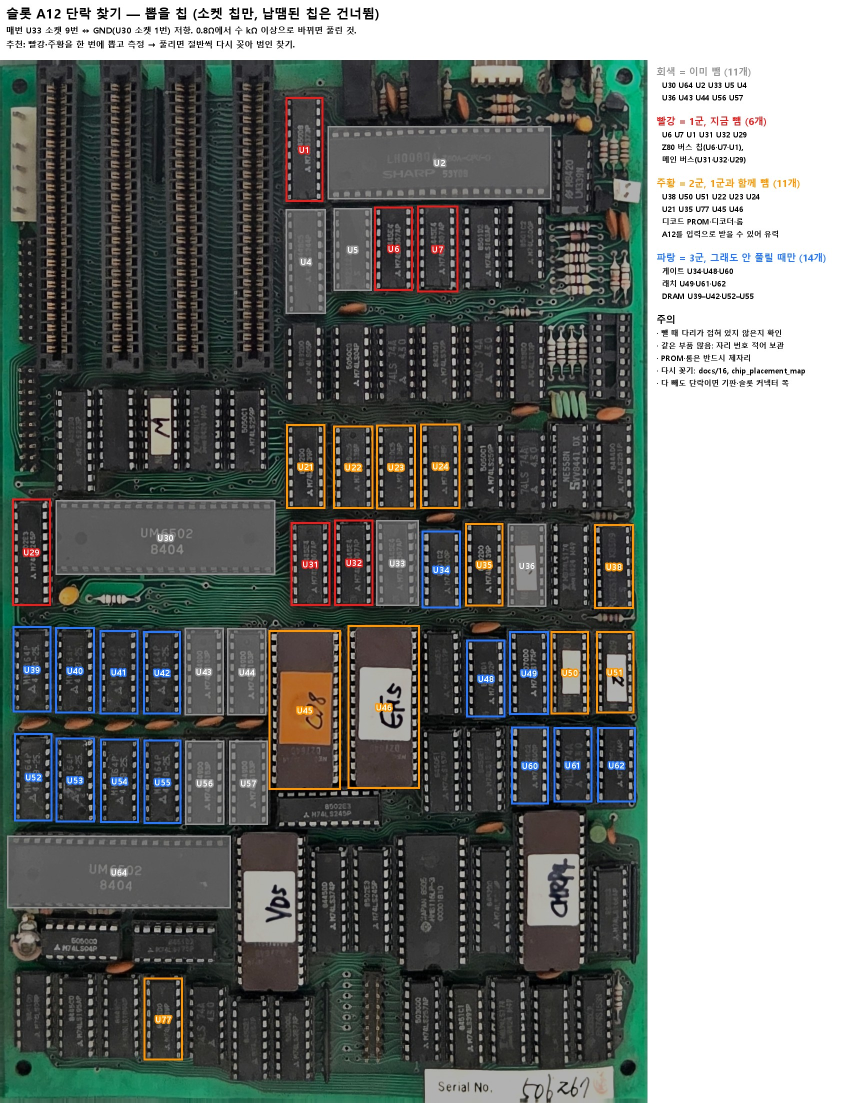
#> input picture analysis/a12_pull_plan.jpg, 1725 x 2205 px, given in place of 202813_front-flat_layout-ref.jpg, which was not available (shown at 1/2 size)
$ python check_bom_boxes.py ../analysis/a12_pull_plan.jpg
#> lines starting #> are read from the running program, lines starting #| are printed output that depends on the picture; after the words box and inside, x2 and y2 are one past the last pixel; in counts of white or black regions, pixels touching at a corner belong together
#> in main, img is the input picture: shape (2205, 1725, 3); mean B, G, R 117.5, 120.6, 116.7
# -*- coding: utf-8 -*-
"""Check data/bom.csv chip boxes against the pin pads in the front layout photo.

    python tools/check_bom_boxes.py            report
    python tools/check_bom_boxes.py --fix      also rewrite boxes that are off
    python tools/check_bom_boxes.py --draw OUT draw found pads and new boxes

Photo: photos/overview/front/202813_front-flat_layout-ref.jpg, BOM grid = x/2.09, y/2.11.
A DIP is found as two straight rows of pads, n/2 pads each, 0.1" pitch (~33.8 px),
0.3" or 0.6" apart (~99 / ~198 px), nearest the BOM box. The box written back is
the pad extent plus a margin. Chips where that fails are listed for an eye check.
"""
import csv
import os
import sys

import cv2
import numpy as np

ROOT = os.path.join(os.path.dirname(os.path.abspath(__file__)), '..')
SX, SY = 2.09, 2.11
PITCH = 33.8
MARGIN = 8
WIDE = ('2764', 'HM6116', 'UM6502', 'Z80')         # 0.6" packages
PINS = {
    '2764': 28, 'HM6116': 24, 'UM6502': 40, 'Z80': 40, 'MN4164': 16, '82S129': 16, '82S123': 16,
    'LM339': 14, 'NE558': 16,
    '00': 14, '02': 14, '04': 14, '05': 14, '08': 14, '10': 14, '32': 14, '74': 14, '393': 14,
    '109': 16, '138': 16, '139': 16, '153': 16, '157': 16, '163': 16, '166': 16, '174': 16, '175': 16,
    '195': 16, '251': 16, '257': 16, '259': 16, '367': 16,
    '244': 20, '245': 20, '273': 20, '323': 20, '373': 20, '374': 20,
}


# [7 lines left out: function pin_count, not called in this run]


def find_pads(img, vmin=165, smax=90):
#> called with vmin = 165, smax = 90
    hsv = cv2.cvtColor(img, cv2.COLOR_BGR2HSV)
#> hsv: shape (2205, 1725, 3); mean H, S, V 39.4, 38.3, 125
    v, s = hsv[..., 2].astype(int), hsv[..., 1].astype(int)
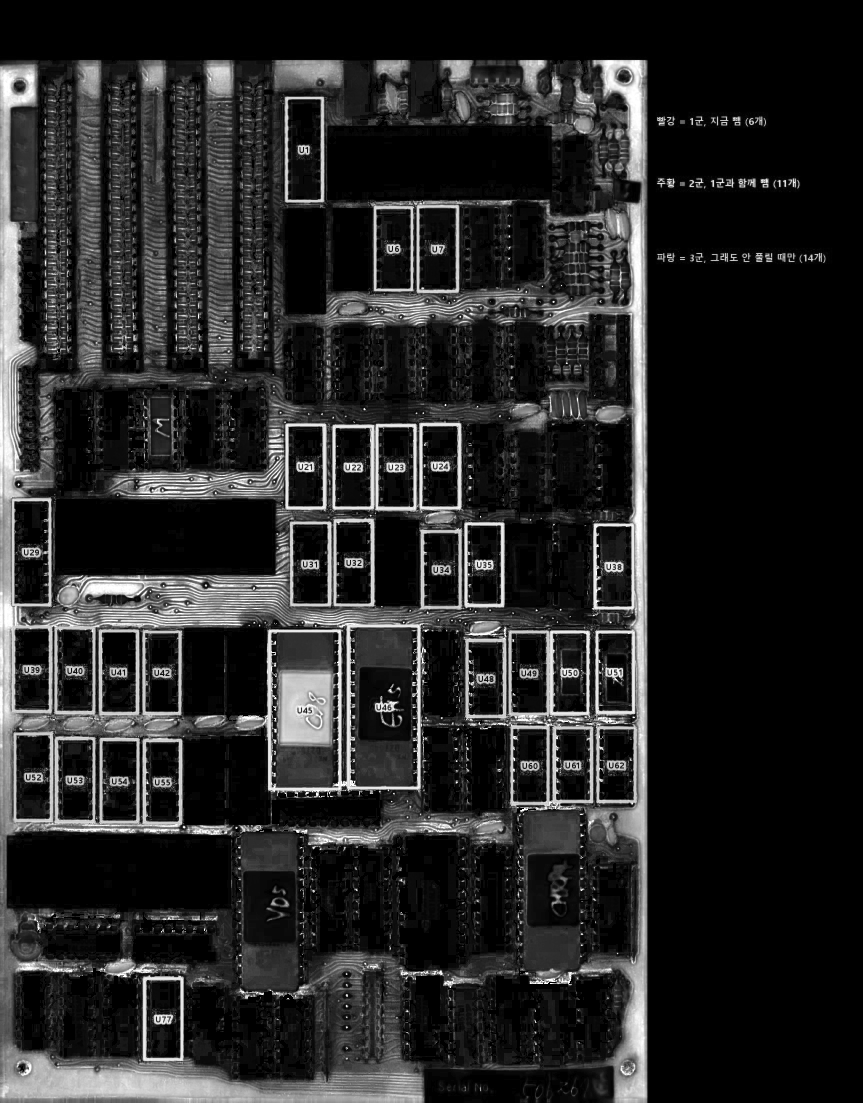
#> s: shape (2205, 1725) int64 (shown at 1/2 size); min 0, max 255, mean 38.3
    mask = ((v > vmin) & (s < smax)).astype(np.uint8)
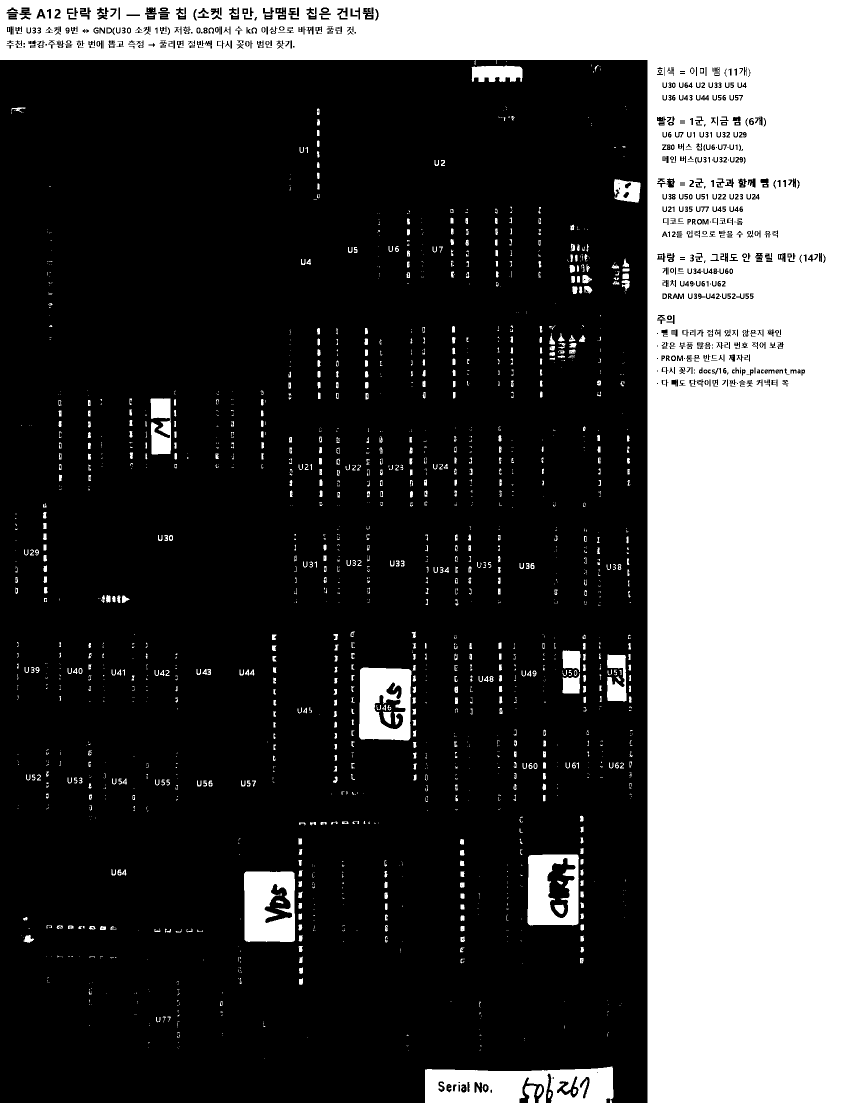
#> mask: shape (2205, 1725) (shown at 1/2 size); values 0 (black) and 1 (white), 31% white; 2033 white regions (1336 under 20 px), largest, box (x1, y1, x2, y2) and area: (0, 0, 1725, 2205) 1069809, (850, 2133, 1227, 2205) 20560, (488, 1743, 590, 1884) 11902
    n, lab, st, cen = cv2.connectedComponentsWithStats(mask, 8)
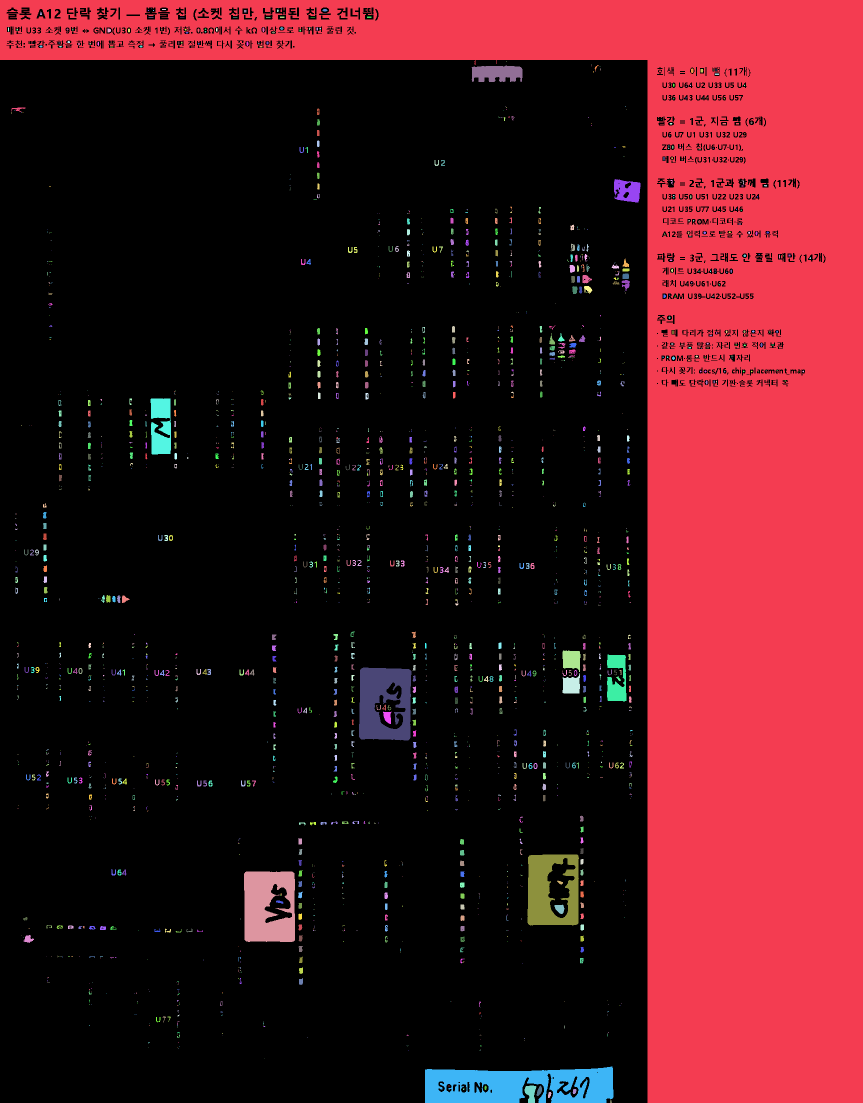
#> lab: shape (2205, 1725) int32 (shown at 1/2 size); 2034 distinct labels, from 0 to 2033; one colour per label, 0 black
#> n = 2034; st = 2034 rows, first 6: [0, 15, 1651, 2190, 2624821], [0, 0, 1725, 2205, 1069809], [302, 17, 1, 1, 1], [557, 17, 1, 1, 1], [324, 18, 8, 2, 16], [554, 19, 4, 5, 16]; cen = 2034 pairs, first value 16.5 to 1620.2, second value 17 to 2201.9
    keep = []
    for i in range(1, n):
        x, y, w, h, a = st[i]
        if 20 <= a <= 600 and 4 <= w <= 34 and 4 <= h <= 34:
            keep.append((cen[i][0], cen[i][1], x, y, w, h))
#> this loop made 2033 passes
#> after the loop, keep = 672 items, first 6: (649.5, 20.05, 645, 18, 10, 5), (490, 22, 488, 20, 5, 5), (526.4, 59, 525, 55, 4, 9), (563, 56.5, 560, 54, 7, 6), (217.6, 60.5, 215, 57, 7, 8), (257.5, 60.5, 256, 57, 4, 8)
    return np.array(keep, float)


# [106 lines left out: functions best_run, measure_grid, measure, not called in this run]


def main():
    fix = '--fix' in sys.argv
    draw = sys.argv[sys.argv.index('--draw') + 1] if '--draw' in sys.argv else None
    img = cv2.imread(os.path.join(ROOT, 'photos/overview/front/202813_front-flat_layout-ref.jpg'))
    P = find_pads(img)
#> P = 672 rows, first 6: [649.5, 20.05, 645, 18, 10, 5], [490, 22, 488, 20, 5, 5], [526.4, 59, 525, 55, 4, 9], [563, 56.5, 560, 54, 7, 6], [217.6, 60.5, 215, 57, 7, 8], [257.5, 60.5, 256, 57, 4, 8]
    P2 = find_pads(img, 135, 120)          # looser, for pads in shadow or dull sockets
#> call 2 of find_pads, with vmin = 135, smax = 120
#> in find_pads (call 2), `mask = ((v > vmin) & (s < smax)).astype(np.uint8)`: mask: shape (2205, 1725); values 0 (black) and 1 (white), 34.1% white; 2815 white regions (1144 under 20 px), largest, box (x1, y1, x2, y2) and area: (0, 0, 1725, 2205) 1075907, (849, 2132, 1230, 2205) 21636, (488, 1742, 591, 1885) 12537
#> in find_pads (call 2), `n, lab, st, cen = cv2.connectedComponentsWithStats(mask, 8)`:
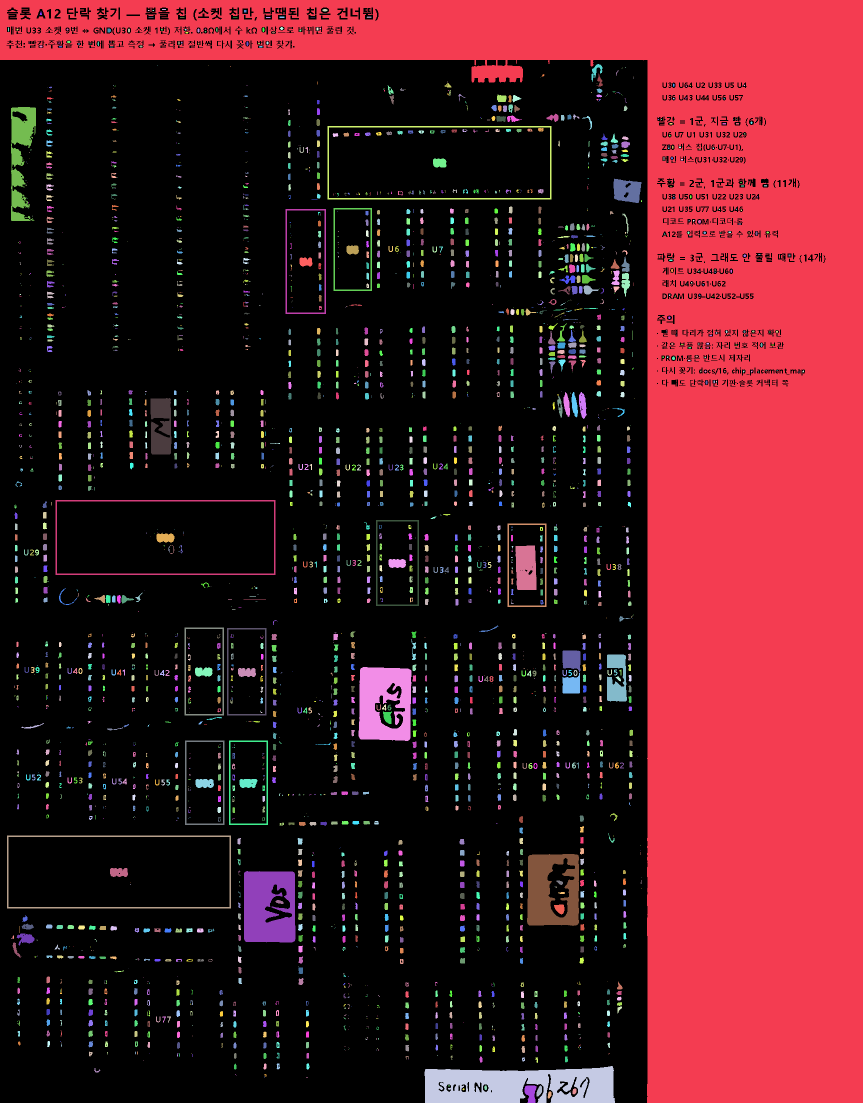
#> lab: shape (2205, 1725) int32 (shown at 1/2 size); 2816 distinct labels, from 0 to 2815; one colour per label, 0 black
#> in find_pads (call 2), `n, lab, st, cen = cv2.connectedComponentsWithStats(mask, 8)`: n = 2816; st = 2816 rows, first 6: [0, 15, 1651, 2190, 2507543], [0, 0, 1725, 2205, 1075907], [324, 18, 8, 2, 16], [645, 18, 10, 5, 42], [296, 20, 3, 2, 6], [305, 20, 3, 2, 6]; cen = 2816 pairs, first value 16.5 to 1606, second value 18.5 to 2189.2
#> the loop in find_pads (call 2), `for i in range(1, n):` made 2815 passes
    tol = 2
    path = os.path.join(ROOT, 'data/bom.csv')
#> (the run stopped early here; a loop or call above may not have finished)

$ run again, on analysis/a12_short_chips.jpg
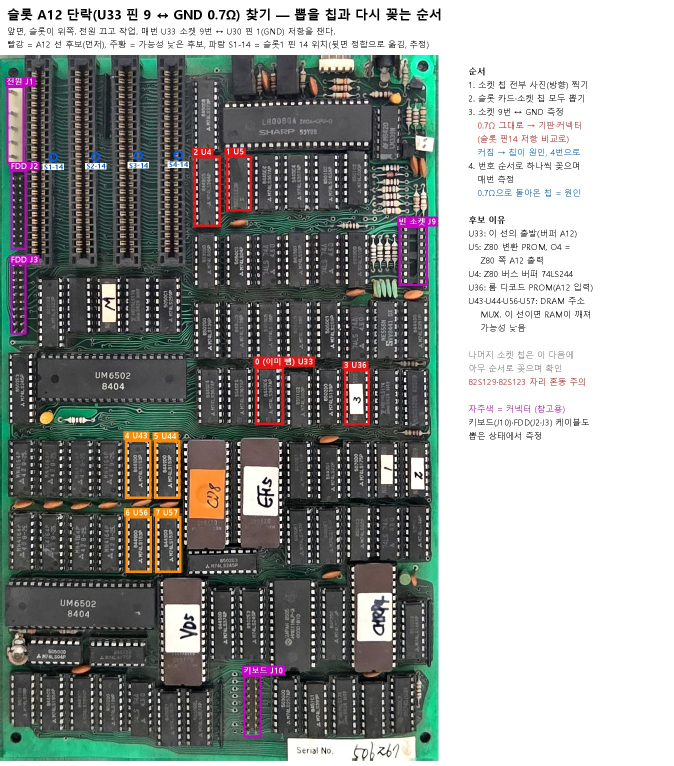
#> input picture analysis/a12_short_chips.jpg, 1347 x 1532 px, given in place of 202813_front-flat_layout-ref.jpg, which was not available (shown at 1/2 size)
#> in main, img is the input picture: shape (1532, 1347, 3); mean B, G, R 149, 152, 149
#> hsv: shape (1532, 1347, 3); mean H, S, V 41.2, 31, 156.7
#> in find_pads, `mask = ((v > vmin) & (s < smax)).astype(np.uint8)`:
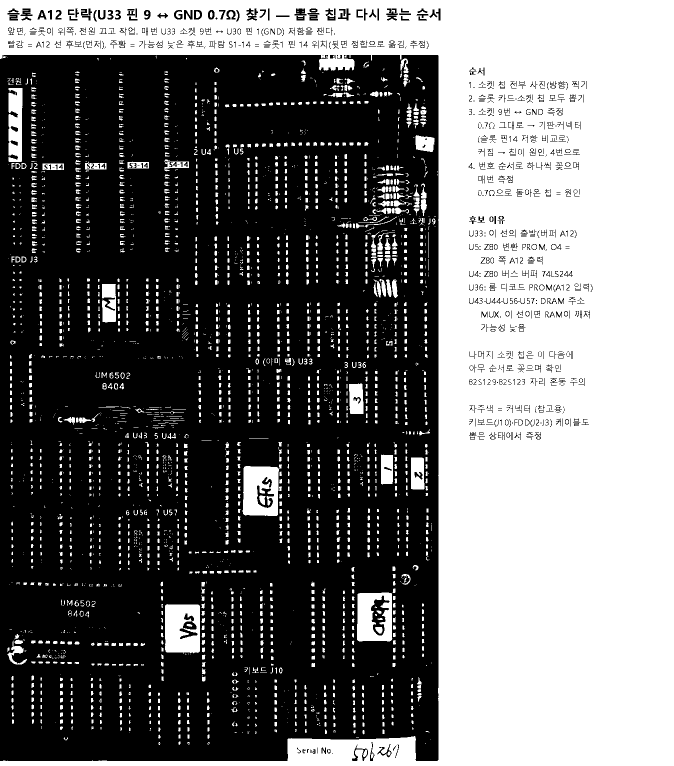
#> mask: shape (1532, 1347) (shown at 1/2 size); values 0 (black) and 1 (white), 44.3% white; 3060 white regions (1341 under 20 px), largest, box (x1, y1, x2, y2) and area: (0, 0, 1347, 1532) 811624, (330, 1208, 400, 1308) 5900, (485, 932, 558, 1032) 5808
#> lab: shape (1532, 1347) int32; 3061 distinct labels, from 0 to 3060
#> n = 3061; cen = 3061 pairs, first value 15 to 1155.5, second value 20.5 to 1506.5
#> the loop in find_pads, `for i in range(1, n):` made 3060 passes
#> (x, y, w, h, a) on passes 1 to 3: (0, 0, 1347, 1532, 811624), (623, 20, 8, 2, 16), (292, 23, 5, 6, 24)
#> after the loop in find_pads, `for i in range(1, n):`: keep = 1553 items, first 6: (294, 25.62, 292, 23, 5, 6), (395, 29, 392, 23, 8, 13), (422, 29.08, 420, 23, 5, 13), (19.5, 58.5, 17, 56, 6, 6), (37, 59.5, 35, 57, 5, 6), (97.5, 61, 95, 57, 6, 9)
#> P = 1553 rows, first 6: [294, 25.62, 292, 23, 5, 6], [395, 29, 392, 23, 8, 13], [422, 29.08, 420, 23, 5, 13], [19.5, 58.5, 17, 56, 6, 6], [37, 59.5, 35, 57, 5, 6], [97.5, 61, 95, 57, 6, 9]
#> mask: shape (1532, 1347); values 0 (black) and 1 (white), 46.5% white; 4514 white regions (2400 under 20 px), largest, box (x1, y1, x2, y2) and area: (0, 0, 1347, 1532) 819761, (485, 884, 565, 1033) 6180, (330, 1208, 401, 1311) 6096
#> in find_pads (call 2), `n, lab, st, cen = cv2.connectedComponentsWithStats(mask, 8)`:
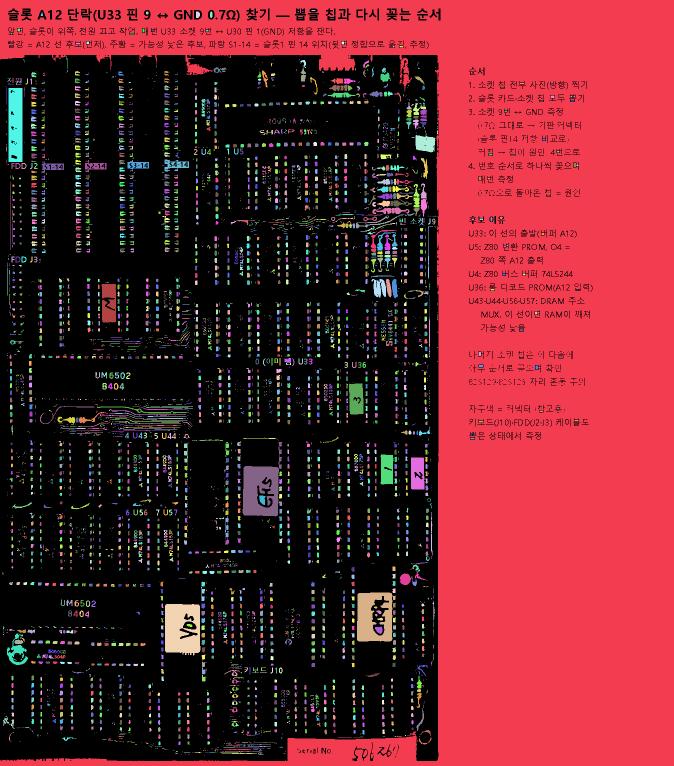
#> lab: shape (1532, 1347) int32 (shown at 1/2 size); 4515 distinct labels, from 0 to 4514; one colour per label, 0 black
#> n = 4515; cen = 4515 pairs, first value 5.38 to 1155.5, second value 20.5 to 1510
#> the loop in find_pads (call 2), `for i in range(1, n):` made 4514 passes
#> (x, y, w, h, a) on passes 1 to 3: (0, 0, 1347, 1532, 819761), (623, 20, 8, 2, 16), (292, 23, 5, 6, 26)
